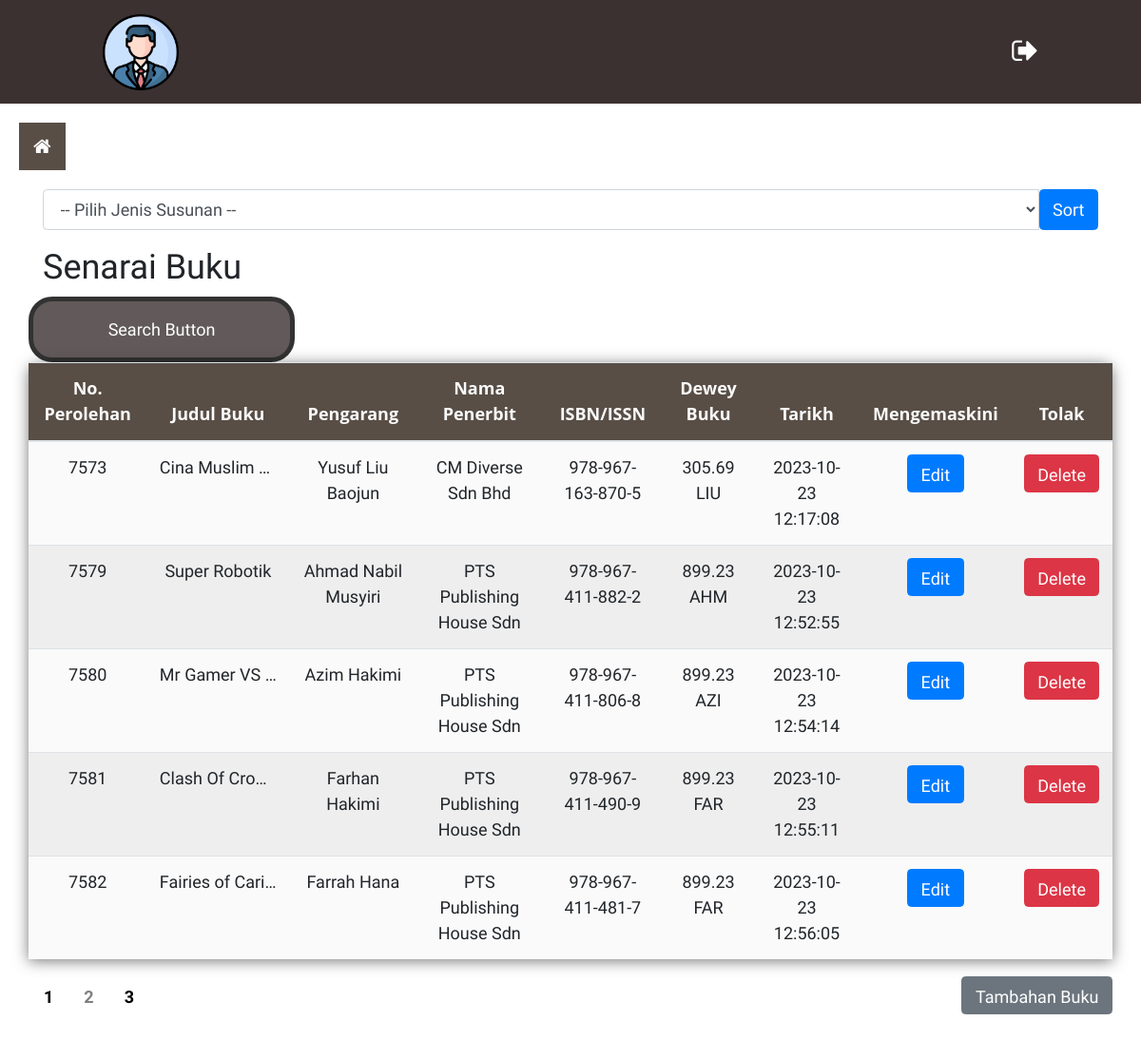
Screenshot of /adminView/viewBooks.php?page=2 with the database file from the repository.
### tables this page shows
CREATE TABLE `tblbook` (
  `book_ID` int(25) NOT NULL,
  `book_title` varchar(255) NOT NULL,
  `book_author` varchar(25) NOT NULL,
  `book_ISBN` varchar(35) NOT NULL,
  `publisher` varchar(25) NOT NULL,
  `book_dewey` varchar(25) NOT NULL,
  `book_category` varchar(25) NOT NULL,
  `book_desc` varchar(255) NOT NULL,
  `book_language` varchar(25) NOT NULL,
  `book_illustration` varchar(15) NOT NULL,
  `book_matter1` varchar(25) NOT NULL,
  `book_matter2` varchar(25) NOT NULL,
  `book_matter3` varchar(25) NOT NULL,
  `book_status` varchar(15) NOT NULL,
  `book_added` datetime DEFAULT NULL,
  `book_image` varchar(255) NOT NULL
);

### adminView/viewBooks.php (the view, shortened to what this page needs)
<!DOCTYPE html>
<html>
<head>
  <head>
    <link rel="stylesheet" href="https://cdn.jsdelivr.net/npm/bootstrap@4.0.0/dist/css/bootstrap.min.css">
    <link rel="stylesheet" href="https://cdnjs.cloudflare.com/ajax/libs/font-awesome/4.7.0/css/font-awesome.min.css">
    <link rel="stylesheet" href="../assets/css/style.css">
    <link rel="stylesheet" href="../assets/css/custom_validation_Books.css">
  </head>
</head>
<body>
  <?php
  include "../adminHeader.php";
  include "../sidebar.php";
  ?>
  <div id="main-content" class="container allContent-section">
    <form action="">
      <div class="input-group mb-3">
        <select name="sort_alphabet" class="form-control" required>
          <option value="">-- Pilih Jenis Susunan --</option>
        </select>
        <button type="submit" class="btn btn-primary">
          Sort
        </button>
      </div>
    </form>
    <h2>Senarai Buku</h2>
    <div class="row">
      <button class="open-button-popup" onclick="openForm()">Search Button</button>
      <table class="table table-hover">
        <thead>
          <tr>
            <th class="text-center">No. Perolehan</th>
            <th class="text-center">Judul Buku</th>
            <th class="text-center">Pengarang</th>
            <th class="text-center">Nama Penerbit</th>
            <th class="text-center">ISBN/ISSN</th>
            <th class="text-center">Dewey Buku</th>
            <th class="text-center">Tarikh</th>
            <th class="text-center">Mengemaskini</th>
            <th class="text-center">Tolak</th>
          </tr>
        </thead>
        <?php
        include_once "../config/dbconnect.php";
        $resultPage = 5;
        $query = "SELECT * FROM tblbook ";
        $page = isset($_GET['page']) ? $_GET['page'] : 1;
        $start = ($page - 1) * $resultPage;
        $queryCount = "SELECT COUNT(*) as total FROM tblbook";
        $totalResult = $conn->query($queryCount)->fetch_assoc()['total'];
        $totalPages = ceil($totalResult / $resultPage);
        $query .= " LIMIT $start, $resultPage";
        $result = $conn->query($query);
        if ($result->num_rows > 0) {
          while ($row = $result->fetch_assoc()) {
        ?>
            <tr>
              <td><?= $row["book_ID"] ?></td>
              <td class="book-title"><?= $row["book_title"] ?></td>
              <td><?= $row["book_author"] ?></td>
              <td><?= $row["publisher"] ?></td>
              <td><?= $row["book_ISBN"] ?></td>
              <td><?= $row["book_dewey"] ?></td>
              <td><?= $row["book_added"] ?></td>
              <td><button class="btn btn-primary" style="height:40px" onclick="bookUpdate('<?= $row['book_ID'] ?>')">Edit</button></td>
              <td><button class="btn btn-danger" style="height:40px" onclick="bookDelete('<?= $row['book_ID'] ?>')">Delete</button></td>
            </tr>
          <?php
          }
        } else {
          ?>
          <tr>
            <td colspan="5">No Record Found</td>
          </tr>
        <?php
        }
        ?>
      </table>
      <?php
      echo '<div class="pagination mb-5">';
      for (
        $i = 1;
        $i <= $totalPages;
        $i++
      ) {
        if (
          $i == $page
        ) {
          echo "<span>$i</span>";
        } else {
          echo "<a href='?page=$i'>$i</a>";
        }
      }
      echo '</div>';
      ?>
      <button type="button" class="btn btn-secondary custom_btn" style="height:40px;" data-toggle="modal" data-target="#myModal">
        Tambahan Buku
      </button>
    </div>
</body>
</html>

### assets/css/style.css (style rules this page uses)
* { margin: 0; padding: 0; font-family: 'Work Sans', sans-serif; font-size: 18px; }
table { width: 100%; border-collapse: collapse; border-spacing: 0; box-shadow: 0 2px 15px rgba(64, 64, 64, .7); border-radius: 12px 12px 0 0; margin-bottom: 50px; }
td, th { padding: 10px 16px; text-align: center; }
th { background-color: #584e46; color: #fafafa; font-family: 'Open Sans', Sans-serif; font-weight: bold; }
tr { width: 100%; background-color: #fafafa; font-family: 'Montserrat', sans-serif; }
tr:nth-child(even) { background-color: #eeeeee; }
.open-button-popup { background-color: #3B3131; color: white; border: solid 5px black; border-radius: 25px; padding: 16px 20px; cursor: pointer; opacity: 0.8; width: 280px; }
.custom_btn { margin-left: auto; }
.book-title { max-width: 150px; overflow: hidden; text-overflow: ellipsis; white-space: nowrap; }
.pagination a { padding:8px 16px; color:black; font-weight:bold; }
.pagination span { padding:8px 16px; color:gray; font-weight:bold; }

### rows the page displays
tblbook: book_ID "7573", book_title "Cina Muslim…", book_author "Yusuf Liu Baojun", publisher "CM Diverse Sdn Bhd", book_ISBN "978-967-163-870-5", book_dewey "305.69 LIU", book_added "2023-10-23 12:17:08"
tblbook: book_ID "7579", book_title "Super Robotik", book_author "Ahmad Nabil Musyiri", publisher "PTS Publishing House Sdn", book_ISBN "978-967-411-882-2", book_dewey "899.23 AHM", book_added "2023-10-23 12:52:55"
tblbook: book_ID "7580", book_title "Mr Gamer VS…", book_author "Azim Hakimi", publisher "PTS Publishing House Sdn", book_ISBN "978-967-411-806-8", book_dewey "899.23 AZI", book_added "2023-10-23 12:54:14"
tblbook: book_ID "7581", book_title "Clash Of Cro…", book_author "Farhan Hakimi", publisher "PTS Publishing House Sdn", book_ISBN "978-967-411-490-9", book_dewey "899.23 FAR", book_added "2023-10-23 12:55:11"
tblbook: book_ID "7582", book_title "Fairies of Cari…", book_author "Farrah Hana", publisher "PTS Publishing House Sdn", book_ISBN "978-967-411-481-7", book_dewey "899.23 FAR", book_added "2023-10-23 12:56:05"
